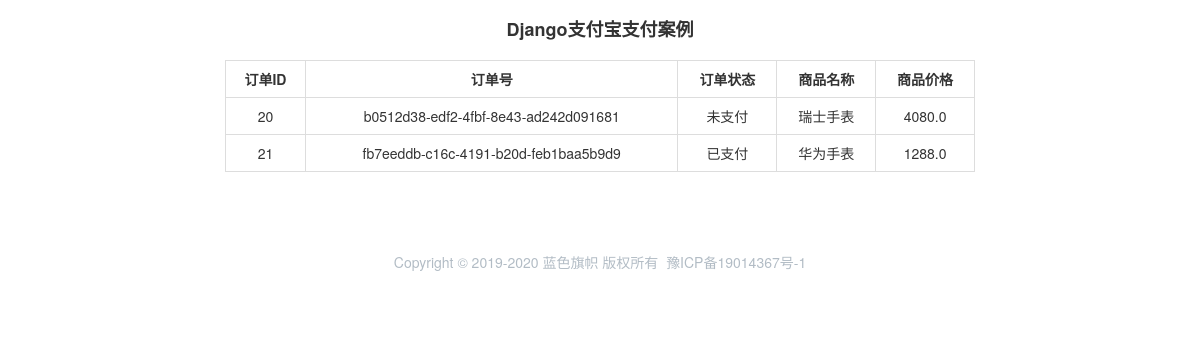
The app's page /order_list/ with its own data.
### app/models.py (models this page shows)
class Order(models.Model):
    order_number = models.CharField(max_length=64)
    status_choices = ((0, '未支付'), (1, '已支付'))
    order_status = models.IntegerField(choices=status_choices, default=0)
    goods = models.ForeignKey(to='Goods', on_delete=models.CASCADE)

class Goods(models.Model):
    goods_name = models.CharField(max_length=32)
    goods_price = models.FloatField()

### app/views.py (the view)
# urls.py: path('order_list/', views.order_list),
def order_list(request):
    order_obj = models.Order.objects.all()
    return render(request, 'order_list.html', {'order_obj': order_obj})

### templates/order_list.html (shortened to what this page needs)
<!doctype html>
<html lang="en">
<head>
    <link rel="stylesheet" href="https://cdn.jsdelivr.net/npm/bootstrap@3.3.7/dist/css/bootstrap.min.css"
>
</head>
<body>
<div class="container">
    <div class="row" style="margin-top: 10px">
        <h4 style="text-align: center;font-weight: bold">Django支付宝支付案例</h4>
    </div>
    <div class="row" style="margin-top: 10px">
        <div class="col-md-8 col-md-offset-2">
            <table class="table table-bordered">
                <tr style="text-align: center">
                    <th style="text-align: center">订单ID</th>
                    <th style="text-align: center">订单号</th>
                    <th style="text-align: center">订单状态</th>
                    <th style="text-align: center">商品名称</th>
                    <th style="text-align: center">商品价格</th>
                </tr>
                {% for row in order_obj %}
                    <tr style="text-align: center">
                        <td>{{ row.id }}</td>
                        <td>{{ row.order_number }}</td>
                        <td>{{ row.get_order_status_display }}</td>
                        <td>{{ row.goods.goods_name }}</td>
                        <td>{{ row.goods.goods_price }}</td>
                    </tr>
                {% endfor %}
            </table>
        </div>
    </div>
</div>
<div class="container-fluid" style="color: #b2bcc5;margin-top: 20px;margin-bottom: 2px">
    <div class="row">
        <div class="col-md-12  text-center" style="padding: 40px">
            Copyright © 2019-2020&nbsp;蓝色旗帜 版权所有&nbsp;
            <a target="_blank_" href="http://www.miit.gov.cn/" style="color:#b2bcc5;">豫ICP备19014367号-1</a>
        </div>
    </div>
</div>
</body>
</html>

### records on screen
Order: id "20", order_number "b0512d38-edf2-4fbf-8e43-ad242d091681", order_status "未支付", goods.goods_name "瑞士手表", goods.goods_price "4080.0"
Order: id "21", order_number "fb7eeddb-c16c-4191-b20d-feb1baa5b9d9", order_status "已支付", goods.goods_name "华为手表", goods.goods_price "1288.0"
